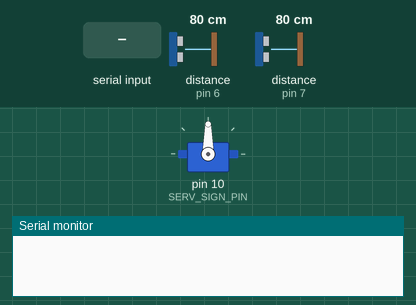
Recording of a sketch running on a simulated Arduino Uno, built for the host (arithmetic inside an expression is 32-bit, double 64-bit). On the bench: servo, the last lines printed to the serial monitor. The test bench sets the inputs (shaded band); at power-on: distance to the obstacle (sensors on pin 6, pin 7) 80 cm.

Above: at 1.2 s.
1.3 s: "4\n" received over the second serial link
At 2.69 s:
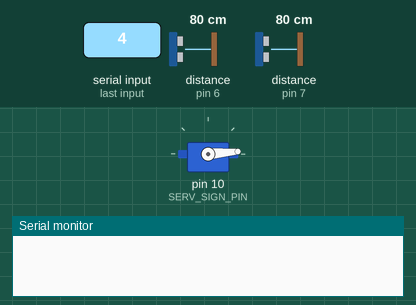
At 3.62 s:
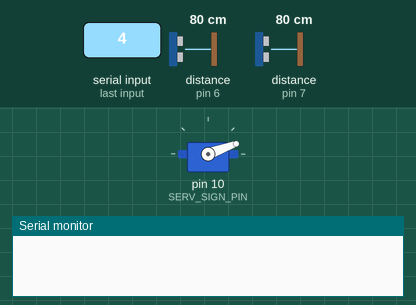
4.3 s: distance to the obstacle (sensor on pin 6) set to 2 cm
At 14.2 s:
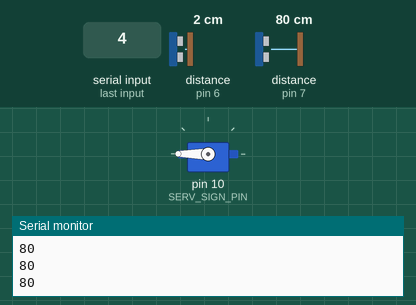
Timing chart, 0 to 22.3 s (numbered marks = the images above; inputs shaded):
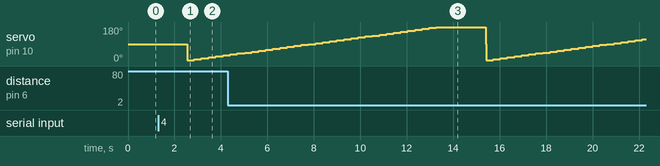

Measured:
- after the input at 1.3 s, servo on pin 10 (SERV_SIGN_PIN): 90° → 5° after 1.2 s, → 10° 0.31 s later, → 15° 0.31 s later, → 20° 0.31 s later, … (6 changes in this stretch)

The sketch:

RobotControl_LocalisationAndMapping_v07.ino
```cpp
#include "MeBaseBoard.h"
#include <Wire.h>
#include <SoftwareSerial.h>

// Servo zum Drehen der Ultraschallsensoren
#define SERV_SIGN_PIN 10
Servo servoMotor;

// Motoren
MeEncoderMotor motorRechts(0x09, SLOT1);   //  Motor rechts
MeEncoderMotor motorLinks(0x09, SLOT2);   //  Motor links

// Ultraschallsenoren
MeUltrasonicSensor uss_v(6); // Ultraschallsensor vorne
MeUltrasonicSensor uss_h(7); // Ultraschallsensor links

// Bluetoothmodul
MeBluetooth bt(PORT_4);


const float radAbstand = 181; //Abstand Radmitte zu Radmitte in mm
int measurementsCounter; //Zähler Anzahl Messreihen
int startzeit, endzeit, gefahreneZeit;
float startDistanzHintenUss, gefahreneDistanzUss;
float startPosMotorRechts, startPosMotorLinks, gefahreneDistanzMotorRechtsCm, gefahreneDistanzMotorLinksCm;
int measurements = 180 / 5;
const int arrayLength = 77; // 2*180/5 Messwerte + MotorRechts + MotorLinks + GefahreneZeit
int distanceData[arrayLength];
int drivingTime;
const int RpmGlobal = 60;
const float vGlobal = 115.4284589;
int drivingStep = 10000; //Fahrdauer pro Befehl, entspricht Wert* vGlobal


void setup() {
  Initialisieren();
  motorRechts.begin();
  motorLinks.begin();
  Serial.begin(115200);
  bt.begin(115200);
  servoMotor.attach(SERV_SIGN_PIN, 900, 1500);
  measurementsCounter = 0;
}

void loop() {
  byte inDat;
  char inDatC;
  if (bt.available()) {
    Stop();
    inDat = bt.read();
    inDatC = (char)inDat;
    Initialisieren();
    delay(10);
    switch (inDatC) {
      case '8':
        Drive('f', 0);
        break;
      case '2':
        Drive('b', 0);
        break;
      case '4':
        TurnRobotAngle(90);
        break;
      case '6':
        TurnRobotAngle(-90);
        break;
      case '7':
        TurnRobotAngle(135);
        break;
      case '9':
        TurnRobotAngle(-135);
        break;
      case '1':
        TurnRobotAngle(45);
        break;
      case '3':
        TurnRobotAngle(-45);
        break;;
      default:
        break;
    }
    ScanAndSend();
  }
}
//#####################################################################################################################
int TurnRobotAngle(int angle) {
  float runtime;
  float neededDistance;
  int startMillis = 0;
  drivingTime = 0;
  startMillis = millis();

  neededDistance = (PI * radAbstand) / (360 / angle);
  runtime = (neededDistance / vGlobal) * 1000;
  if (runtime < 0) {
    runtime = runtime * (-1);
    motorRechts.runSpeed(-RpmGlobal);
    motorLinks.runSpeed(-RpmGlobal);
  }
  else {
    motorRechts.runSpeed(RpmGlobal);
    motorLinks.runSpeed(RpmGlobal);
  }
  delay(runtime);
  drivingTime = millis() - startMillis;
  Stop();
  distanceData[arrayLength - 4] = angle;
  //delay(100);
}
//#####################################################################################################################
void Drive(char dir, int duration) {
  int startMillis = 0;
  drivingTime = 0;
  if (duration == 0) {
    duration = drivingStep;
  }
  startMillis = millis();
  switch (dir) {
    case 'f':
      motorLinks.runSpeed(-60);
      motorRechts.runSpeed(60);
      delay(duration);
      motorLinks.runSpeed(0);
      motorRechts.runSpeed(0);
      drivingTime = millis() - startMillis;
      distanceData[arrayLength - 4] = 0;
      break;
    case 'b':
      motorLinks.runSpeed(60);
      motorRechts.runSpeed(-60);
      delay(duration);
      motorLinks.runSpeed(0);
      motorRechts.runSpeed(0);
      drivingTime = millis() - startMillis;
      distanceData[arrayLength - 4] = 999;
      break;
    default:
      break;
  }
}
//#####################################################################################################################
void ScanAndSend() {
  GetSensorData();
  GetMotorData();
  SendMeasurements();
}
//#####################################################################################################################
void Initialisieren() {
  servoMotor.write(90);
  startzeit = 0;
  endzeit = 0;
  gefahreneZeit = 0;
  startDistanzHintenUss = 0;
  gefahreneDistanzUss = 0;
  startPosMotorRechts = 0;
  startPosMotorLinks = 0;
  motorRechts.begin();
  motorLinks.begin();
  gefahreneDistanzMotorRechtsCm = 0;
  gefahreneDistanzMotorLinksCm = 0;
}
//#####################################################################################################################
void Stop() {
  motorRechts.runSpeed(0);
  motorLinks.runSpeed(0);
}
//#####################################################################################################################
void GetMotorData() {
  distanceData[arrayLength - 3] = (int)(motorRechts.getCurrentPosition() + 0.5);
  distanceData[arrayLength - 2] = (int)(motorLinks.getCurrentPosition() + 0.5);
  distanceData[arrayLength - 1] = (int)(drivingTime + 0.5);
}
//#####################################################################################################################
int GetSensorData() { //SensorDatenaufnehmen mit 5°Schritten (tatsächlich weniger, Umrechnung in echten Winkel in Python
  servoMotor.write(0);
  measurementsCounter++;
  distanceData[0] = measurementsCounter;
  for (int i = 1; i < 37; i++) {
    servoMotor.write(i * 5);
    delay(100);
    distanceData[i] = (int)(uss_v.distanceCm() + 0.5);
    delay(100);
    distanceData[i + 180 / 5] = (int)(uss_h.distanceCm() + 0.5);
    delay(100);
  }
}
//#####################################################################################################################
void SendMeasurements() {
  delay(50);
  for (int i = 0; i < arrayLength; i++) {
    Serial.println(distanceData[i]);
    bt.println(distanceData[i]);
    delay(10);
  }
  bt.print('\n');
  delay(1000);
}
```
